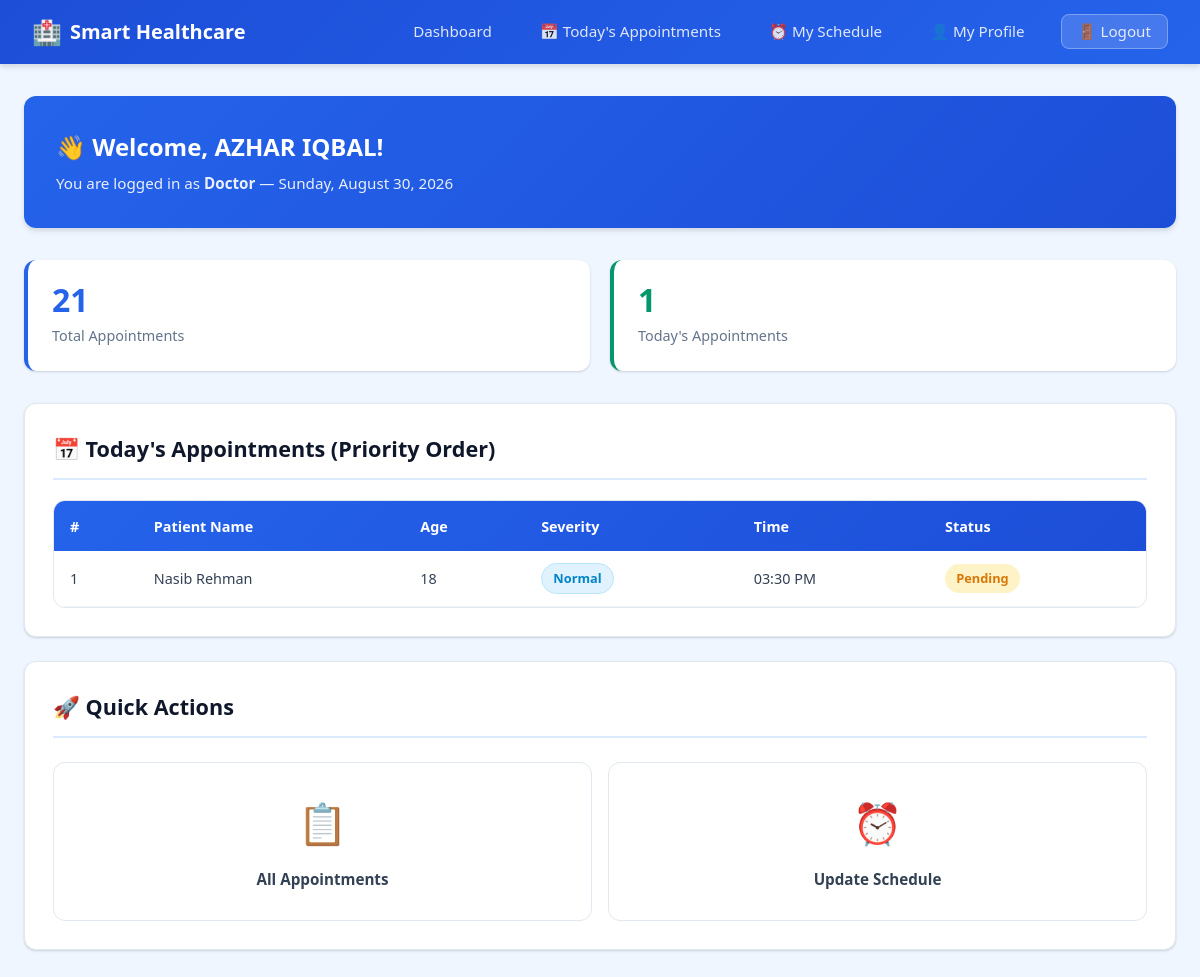
/healthcare/dashboard.php (signed in), run on the app's committed database.
### tables this page shows
CREATE TABLE `appointments` (
  `appointment_id` int(11) NOT NULL AUTO_INCREMENT,
  `patient_id` int(11) NOT NULL,
  `doctor_id` int(11) NOT NULL,
  `severity_level` enum('Emergency','Normal','Follow-up') NOT NULL,
  `appointment_time` datetime NOT NULL,
  `status` enum('Pending','Confirmed','Completed','Cancelled') DEFAULT 'Pending',
  `created_at` timestamp NOT NULL DEFAULT current_timestamp(),
  `symptoms_selected` varchar(500) DEFAULT NULL,
  `diagnosed_disease` varchar(100) DEFAULT NULL,
  `symptoms_text` text DEFAULT NULL,
  PRIMARY KEY (`appointment_id`),
  KEY `patient_id` (`patient_id`),
  KEY `doctor_id` (`doctor_id`),
  CONSTRAINT `appointments_ibfk_1` FOREIGN KEY (`patient_id`) REFERENCES `patients` (`patient_id`) ON DELETE CASCADE,
  CONSTRAINT `appointments_ibfk_2` FOREIGN KEY (`doctor_id`) REFERENCES `doctors` (`doctor_id`) ON DELETE CASCADE
);

CREATE TABLE `users` (
  `user_id` int(11) NOT NULL AUTO_INCREMENT,
  `full_name` varchar(100) NOT NULL,
  `email` varchar(100) NOT NULL,
  `password` varchar(255) NOT NULL,
  `role` enum('patient','doctor','admin') NOT NULL,
  `phone` varchar(20) NOT NULL,
  `created_at` timestamp NOT NULL DEFAULT current_timestamp(),
  `status` enum('active','suspended') DEFAULT 'active',
  PRIMARY KEY (`user_id`),
  UNIQUE KEY `email` (`email`)
);

CREATE TABLE `patients` (
  `patient_id` int(11) NOT NULL AUTO_INCREMENT,
  `user_id` int(11) NOT NULL,
  `age` int(11) NOT NULL,
  `weight` decimal(5,2) NOT NULL,
  `cnic` varchar(15) NOT NULL,
  `insurance_number` varchar(50) DEFAULT NULL,
  PRIMARY KEY (`patient_id`),
  KEY `user_id` (`user_id`),
  CONSTRAINT `patients_ibfk_1` FOREIGN KEY (`user_id`) REFERENCES `users` (`user_id`) ON DELETE CASCADE
);

### healthcare/dashboard.php (the view, shortened to what this page needs)
<?php
require 'db.php';
$role      = $_SESSION['role'];
$user_id   = $_SESSION['user_id'];
$full_name = $_SESSION['full_name'];
if ($role === 'patient') {
    $stmt = $conn->prepare("SELECT patient_id FROM patients WHERE user_id = ?");
    $stmt->bind_param("i", $user_id);
    $stmt->execute();
    $patient_row = $stmt->get_result()->fetch_assoc();
    $patient_id = $patient_row['patient_id'] ?? 0;
    $stmt->close();
    $stmt = $conn->prepare("SELECT COUNT(*) as total FROM appointments WHERE patient_id = ?");
    $stmt->bind_param("i", $patient_id);
    $stmt->execute();
    $total_appointments = $stmt->get_result()->fetch_assoc()['total'];
    $stmt->close();
    $stmt = $conn->prepare("SELECT COUNT(*) as pending FROM appointments WHERE patient_id = ? AND status = 'Pending'");
    $stmt->bind_param("i", $patient_id);
    $stmt->execute();
    $pending_appointments = $stmt->get_result()->fetch_assoc()['pending'];
    $stmt->close();
    $stmt = $conn->prepare("SELECT COUNT(*) as completed FROM appointments WHERE patient_id = ? AND status = 'Completed'");
    $stmt->bind_param("i", $patient_id);
    $stmt->execute();
    $completed_appointments = $stmt->get_result()->fetch_assoc()['completed'];
    $stmt->close();
    $stmt = $conn->prepare(
        "SELECT COUNT(*) as total_bills FROM billing b
         JOIN appointments a ON b.appointment_id = a.appointment_id
         WHERE a.patient_id = ?"
    );
    $stmt->bind_param("i", $patient_id);
    $stmt->execute();
    $total_bills = $stmt->get_result()->fetch_assoc()['total_bills'];
    $stmt->close();
} elseif ($role === 'doctor') {
    $stmt = $conn->prepare("SELECT doctor_id FROM doctors WHERE user_id = ?");
    $stmt->bind_param("i", $user_id);
    $stmt->execute();
    $doctor_row = $stmt->get_result()->fetch_assoc();
    $doctor_id = $doctor_row['doctor_id'] ?? 0;
    $stmt = $conn->prepare(
        "SELECT a.appointment_id, a.severity_level, a.appointment_time, a.status,
                u.full_name AS patient_name, p.age, p.cnic
         FROM appointments a
         JOIN patients p ON a.patient_id = p.patient_id
         JOIN users u ON p.user_id = u.user_id
         WHERE a.doctor_id = ? AND DATE(a.appointment_time) = CURDATE()
         ORDER BY FIELD(a.severity_level, 'Emergency', 'Normal', 'Follow-up'), a.appointment_time ASC"
    );
    $stmt->bind_param("i", $doctor_id);
    $stmt->execute();
    $today_appointments = $stmt->get_result();
    $stmt = $conn->prepare("SELECT COUNT(*) as total FROM appointments WHERE doctor_id = ?");
    $stmt->bind_param("i", $doctor_id);
    $stmt->execute();
    $total_doctor_appointments = $stmt->get_result()->fetch_assoc()['total'];
}
?>
<!DOCTYPE html>
<html lang="en">
<head>
    <link rel="stylesheet" href="style.css">
</head>
<body>
<nav class="navbar">
    <div class="navbar-brand">
        <span class="icon">🏥</span> Smart Healthcare
    </div>
    <ul class="navbar-links">
        <li><a href="dashboard.php">Dashboard</a></li>
        <?php if ($role === 'patient'): ?>
            <li><a href="book-appointment.php">📋 Book Appointment</a></li>
            <li><a href="my-appointments.php">📅 My Appointments</a></li>
            <li><a href="my-bills.php">💰 My Bills</a></li>
        <?php elseif ($role === 'doctor'): ?>
            <li><a href="doctor-appointments.php">📅 Today's Appointments</a></li>
            <li><a href="doctor-schedule.php">⏰ My Schedule</a></li>
            <li><a href="doctor-profile.php">👤 My Profile</a></li>
        <?php endif; ?>
        <li><a href="logout.php" class="btn-logout">🚪 Logout</a></li>
    </ul>
</nav>
<div class="container">
    <div class="welcome-banner">
        <h2>👋 Welcome, <?php echo htmlspecialchars($full_name); ?>!</h2>
        <p>You are logged in as <strong><?php echo htmlspecialchars(ucfirst($role)); ?></strong>
           — <?php echo date('l, F j, Y'); ?></p>
    </div>
    <?php if ($role === 'patient'): ?>
        <div class="stats-grid">
            <div class="stat-card">
                <div class="stat-number"><?php echo $total_appointments; ?></div>
                <div class="stat-label">Total Appointments</div>
            </div>
            <div class="stat-card warning">
                <div class="stat-number"><?php echo $pending_appointments; ?></div>
                <div class="stat-label">Pending Appointments</div>
            </div>
            <div class="stat-card green">
                <div class="stat-number"><?php echo $completed_appointments; ?></div>
                <div class="stat-label">Completed Visits</div>
            </div>
            <div class="stat-card">
                <div class="stat-number"><?php echo $total_bills; ?></div>
                <div class="stat-label">Bills Generated</div>
            </div>
        </div>
        <div class="card">
            <div class="card-header">🚀 Quick Actions</div>
            <div class="quick-links">
                <a href="book-appointment.php" class="quick-link-card">
                    <span class="link-icon">🩺</span>
                    <span class="link-text">Book Appointment</span>
                </a>
                <a href="my-appointments.php" class="quick-link-card">
                    <span class="link-icon">📅</span>
                    <span class="link-text">My Appointments</span>
                </a>
                <a href="my-bills.php" class="quick-link-card">
                    <span class="link-icon">💰</span>
                    <span class="link-text">View Bills</span>
                </a>
            </div>
        </div>
    <?php elseif ($role === 'doctor'): ?>
        <div class="stats-grid">
            <div class="stat-card">
                <div class="stat-number"><?php echo $total_doctor_appointments; ?></div>
                <div class="stat-label">Total Appointments</div>
            </div>
            <div class="stat-card green">
                <div class="stat-number"><?php echo $today_appointments->num_rows; ?></div>
                <div class="stat-label">Today's Appointments</div>
            </div>
        </div>
        <div class="card">
            <div class="card-header">📅 Today's Appointments (Priority Order)</div>
            <?php if ($today_appointments->num_rows > 0): ?>
                <div class="table-responsive">
                    <table>
                        <thead>
                            <tr>
                                <th>#</th>
                                <th>Patient Name</th>
                                <th>Age</th>
                                <th>Severity</th>
                                <th>Time</th>
                                <th>Status</th>
                            </tr>
                        </thead>
                        <tbody>
                            <?php
                            $count = 1;
                            $today_appointments->data_seek(0);
                            while ($appt = $today_appointments->fetch_assoc()):
                            ?>
                                <tr>
                                    <td><?php echo $count++; ?></td>
                                    <td><?php echo htmlspecialchars($appt['patient_name']); ?></td>
                                    <td><?php echo htmlspecialchars($appt['age']); ?></td>
                                    <td>
                                        <?php
                                        $severity = $appt['severity_level'];
                                        $badge_class = 'badge-normal';
                                        ?>
                                        <span class="badge <?php echo $badge_class; ?>">
                                            <?php echo htmlspecialchars($severity); ?>
                                        </span>
                                    </td>
                                    <td><?php echo date('h:i A', strtotime($appt['appointment_time'])); ?></td>
                                    <td>
                                        <span class="badge badge-<?php echo strtolower($appt['status']); ?>">
                                            <?php echo htmlspecialchars($appt['status']); ?>
                                        </span>
                                    </td>
                                </tr>
                            <?php endwhile; ?>
                        </tbody>
                    </table>
                </div>
            <?php else: ?>
                <p style="color: #64748b; text-align: center; padding: 2rem;">
                    No appointments scheduled for today. 🎉
                </p>
            <?php endif; ?>
        </div>
        <div class="card">
            <div class="card-header">🚀 Quick Actions</div>
            <div class="quick-links">
                <a href="doctor-appointments.php" class="quick-link-card">
                    <span class="link-icon">📋</span>
                    <span class="link-text">All Appointments</span>
                </a>
                <a href="doctor-schedule.php" class="quick-link-card">
                    <span class="link-icon">⏰</span>
                    <span class="link-text">Update Schedule</span>
                </a>
            </div>
        </div>
    <?php endif; ?>
</div>
<?php require_once 'footer.php'; ?>

### data on the page
appointments: users.full_name "Nasib Rehman", patient.age "18", severity_level "Normal", appointment_time "03:30 PM", status "Pending"

### other printed values
$full_name "AZHAR IQBAL"
$role "Doctor"
$total_doctor_appointments "21"
$today_appointments->num_rows "1"
